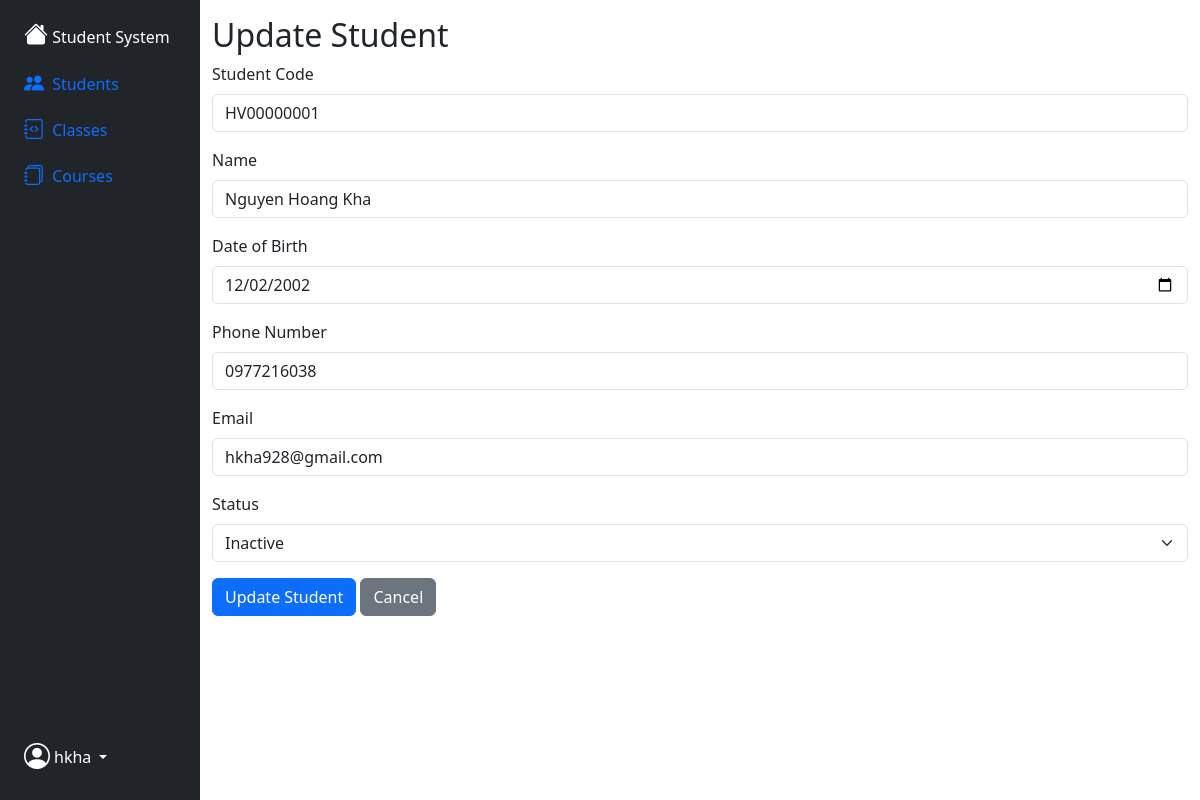
Page /php_mvc/index.php?controller=hocvien&action=showUpdateHocVien&id_hoc_vien=1 on the committed database.
### tables this page shows
CREATE TABLE `hoc_vien` (
  `id_hoc_vien` int NOT NULL,
  `ma_hoc_vien` char(10) NOT NULL,
  `ten_hoc_vien` varchar(100) NOT NULL,
  `ngay_sinh` date DEFAULT NULL,
  `sdt` char(10) DEFAULT NULL,
  `email` varchar(100) DEFAULT NULL,
  `status_id` tinyint(1) DEFAULT NULL
);

### php_mvc/controllers/hocvien_controller.php (called while the page is built, shortened)
<?php
require_once('models/hocvien.php');
class HocVienController extends BaseController
{
    public function showUpdateHocVien()
    {
        $hocvien = HocVien::find($_GET['id_hoc_vien']);
        $data = array('hocvien' => $hocvien);
        $this->render('update', $data);
    }
}

### php_mvc/routes.php (called while the page is built, shortened)
<?php
$controller = new $klass;
$controller->$action();

### php_mvc/index.php (called while the page is built, shortened)
<?php
require_once('routes.php');

### php_mvc/models/hocvien.php (called while the page is built, shortened)
<?php
class HocVien
{
    static $tableName = 'hoc_vien';
    public static function find($id_hoc_vien)
    {
        $db = DB::getInstance();
        $sql = 'SELECT * FROM ' . self::$tableName . ' WHERE id_hoc_vien = :id_hoc_vien';
        $req = $db->prepare($sql);
        $req->setFetchMode(PDO::FETCH_ASSOC);
        $req->execute(array('id_hoc_vien' => $id_hoc_vien));
        $item = $req->fetch();
        if (isset($item['id_hoc_vien'])) {
            return $item;
        }
        return null;
    }
}

### php_mvc/views/hocvien/update.php (the view, shortened to what this page needs)
<h2>Update Student</h2>
<form action="index.php?controller=hocvien&action=updateHocVien" method="POST">
    <div class="mb-3">
        <label for="ma_hoc_vien" class="form-label">Student Code</label>
        <input type="text" class="form-control" id="ma_hoc_vien" name="ma_hoc_vien" value="<?php echo $hocvien['ma_hoc_vien']; ?> " readonly>
    </div>
    <div class="mb-3">
        <label for="ten_hoc_vien" class="form-label">Name</label>
        <input type="text" class="form-control" id="ten_hoc_vien" name="ten_hoc_vien" value="<?php echo $hocvien['ten_hoc_vien']; ?>" required>
    </div>
    <div class="mb-3">
        <label for="ngay_sinh" class="form-label">Date of Birth</label>
        <input type="date" class="form-control" id="ngay_sinh" name="ngay_sinh" value="<?php echo date("Y-m-d", strtotime($hocvien['ngay_sinh'])) ?>" required>
    </div>
    <div class="mb-3">
        <label for="sdt" class="form-label">Phone Number</label>
        <input type="text" class="form-control" id="sdt" name="sdt" value="<?php echo $hocvien['sdt']; ?>" required>
    </div>
    <div class="mb-3">
        <label for="email" class="form-label">Email</label>
        <input type="email" class="form-control" id="email" name="email" value="<?php echo $hocvien['email']; ?>" required>
    </div>
    <div class="mb-3">
        <label for="status_id" class="form-label">Status</label>
        <select class="form-select" id="status_id" name="status_id">
            <option value="0" <?php echo $hocvien['status_id'] == 0 ? 'selected' : ''; ?>>Inactive</option>
        </select>
    </div>
    <button type="submit" class="btn btn-primary">Update Student</button>
    <a href="index.php?controller=hocvien&action=index" class="btn btn-secondary">Cancel</a>
</form>

### rows in the picture
hoc_vien: ma_hoc_vien "HV00000001", ten_hoc_vien "Nguyen Hoang Kha", ngay_sinh "12/02/2002", sdt "0977216038", email "hkha928@gmail.com", status_id "Inactive"
